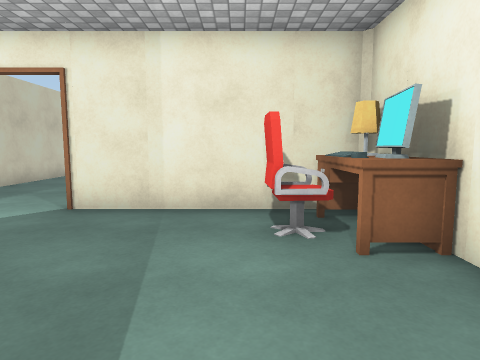
view 1 (above)

19 first-person views from a walk through a scene from a Unity 3-D project. The camera is 1.3 m above the floor, tilts 6° down and sees 75° across. The floor is counted in squares, 1 m on a side. Each view is taken from the middle of a square. On the plan, view 1 faces up. The plan holds only what a view shows up to about 14 squares ahead; the rest is blank. The place goes on beyond the plan. The player is left out. Some animated figures are left out. Surface patterns are stand-ins for the level's own textures.

view 2
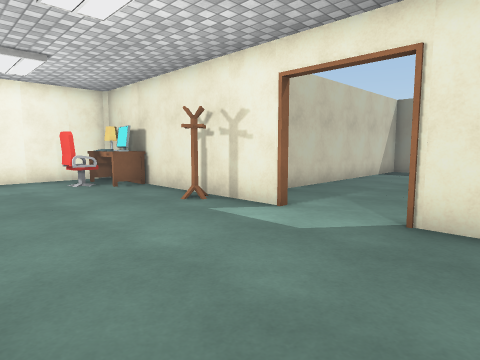

view 3
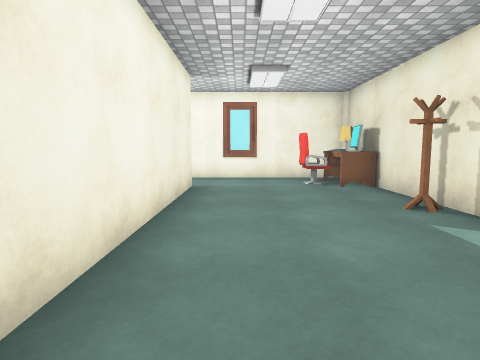

view 4
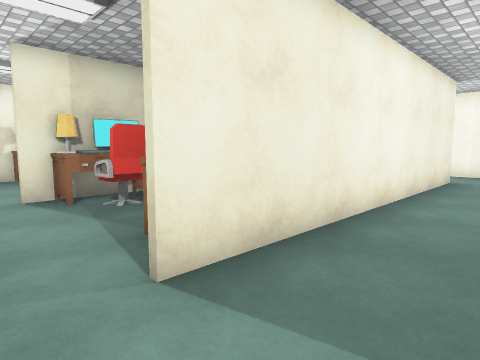

view 5
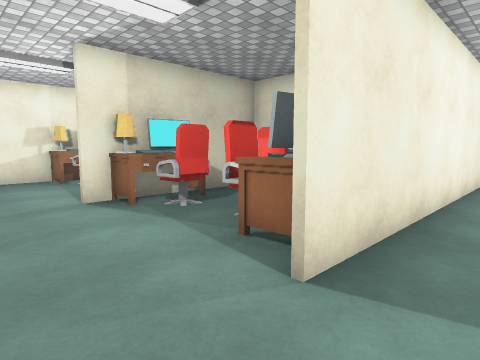

view 6
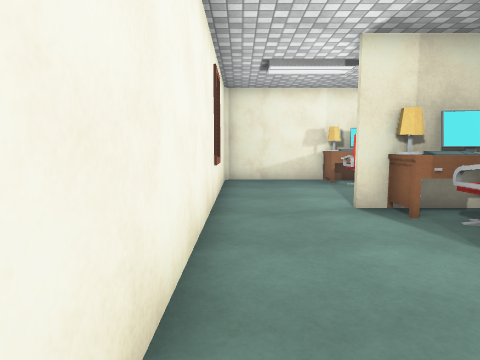

view 7
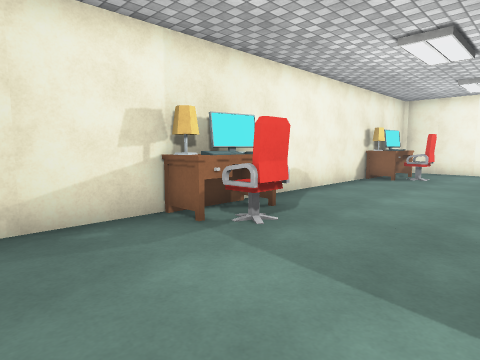

view 8
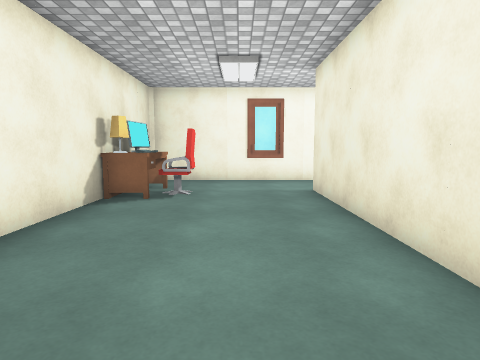

view 9
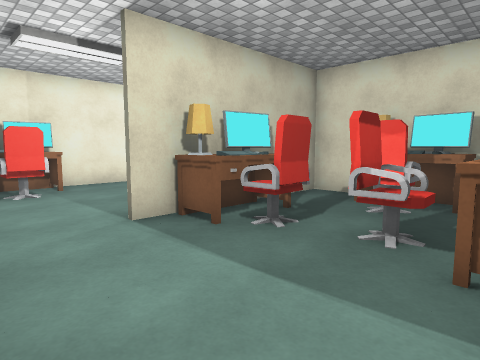

view 10
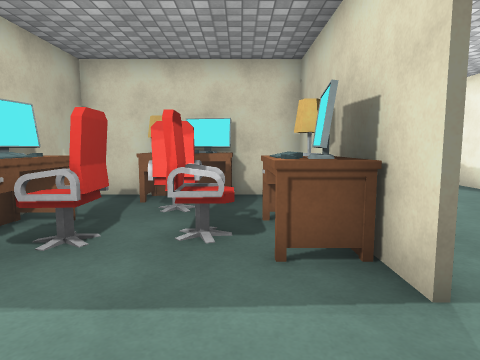

view 11
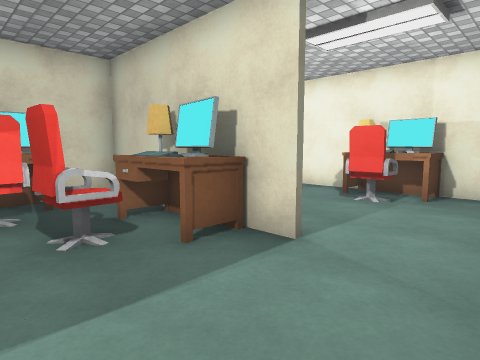

view 12
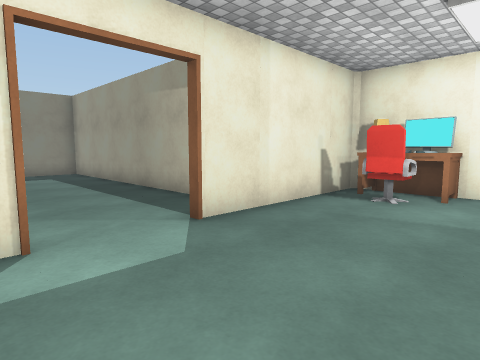

view 13
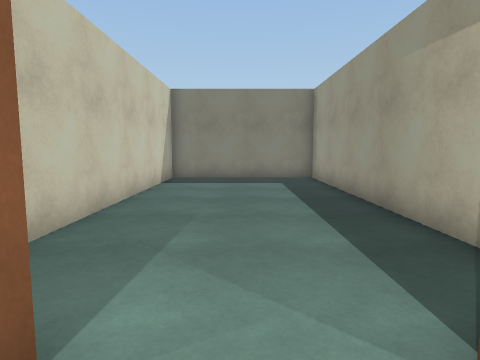

view 14
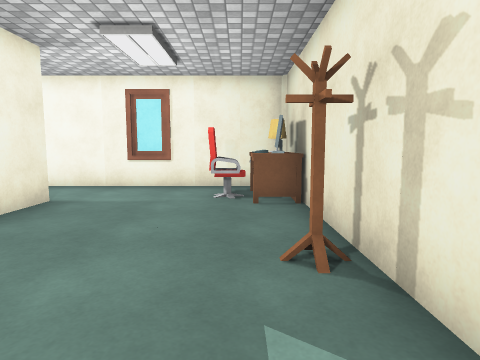

view 15
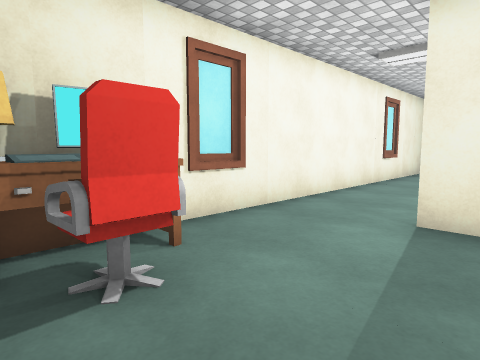

view 16
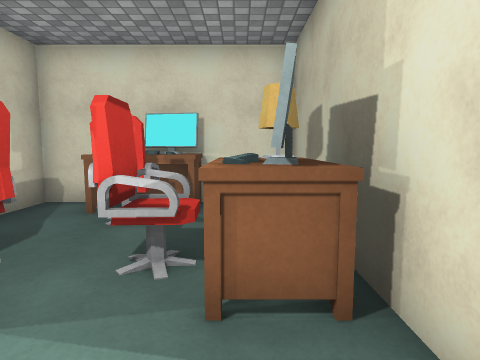

view 17
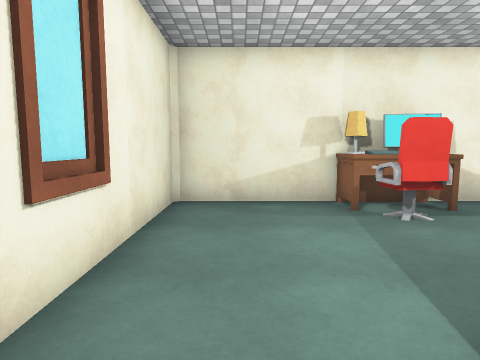

view 18
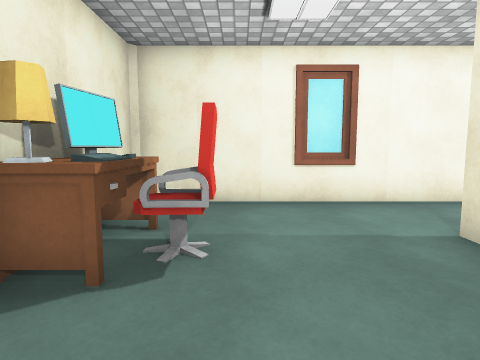

view 19
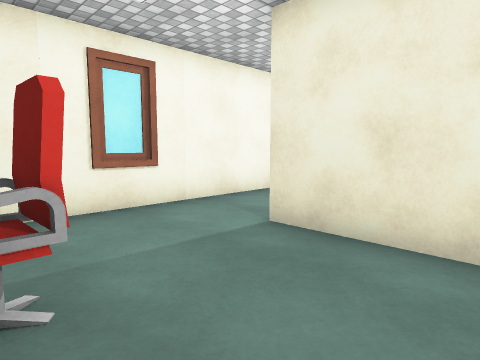

### Floor plan
Points are (right, up) in squares from view 1. A wall is a line through its corners. A room is listed if a view was taken in it or the views show most of it. See-through windows are left out.
Room 1 (views 1, 2, 3, 4, 5, 6, 7, 8, 9, 10, 11, 12, 13, 14, 15, 16, 17, 18, 19)
walls: (-7, 0.2) (-12.5, 0.2); (-10.6, -1) (-11.2, -1); (-6.1, 6.5) (-15.4, 6.5) (-15.4, -11.5) (2.6, -11.5) (2.6, 6.5) (-3.6, 6.5); (-12.5, 0.4) (-0.4, 0.4); (-5.8, -5.8) (-12.5, -5.8); (-2.5, -5.6) (-0.4, -5.6); (-1.9, 8.9) (-1.9, 18.3) (-7.9, 18.3) (-7.9, 9); (-12.5, -5.6) (-6.1, -5.6)
objects: desk (-14, 5) to (-13, 6); computer (-13, -11); desk (-13, -11) to (-11, -10); other object (-13, 4); other object (-13, 6); other object (-12, -11); other object (-12, -9); desk (-12, -1); computer (-12, 6); other object (-11, -5); chair (-11, -4) to (-10, -3); chair (-11, -2) to (-10, -2); desk (-10, -5) to (-9, -5); other object (-10, -1); chair (-9, -3) to (-8, -2); desk (-9, -1); rack (-9, 6); desk (-8, -4); computer (-7, -4); other object (-7, -3); desk (-7, -2); other object (-3, -11); desk (-3, -11) to (-1, -10); computer (-2, -11); other object (-2, -9); desk (1, 4) to (2, 6); other object (2, 4); computer (2, 5)
Room 2 (no view inside)
walls: (-6.2, 0.1) (-6.2, -1.5); (-6.1, -5.6) (-2.5, -5.6); (-0.5, 0.2) (-7, 0.2)
objects: other object (-6, -5) to (-1, -1)

Where each view was taken, in squares from view 1:
view 1: 0 up, 0 right, facing up
view 2: 1 up, 2 left, facing up-left
view 3: 2 up, 2 left, facing left
view 4: 3 up, 1 right, facing down-left
view 5: 2 up, 2 right, facing down-left
view 6: 1 up, 2 right, facing down
view 7: 6 down, 2 right, facing down-left
view 8: 8 down, 3 left, facing left
view 9: 5 down, 15 left, facing up-right
view 10: 4 down, 15 left, facing right
view 11: 2 down, 15 left, facing down-right
view 12: 2 up, 7 left, facing up-right
view 13: 5 up, 5 left, facing up
view 14: 5 up, 5 left, facing left
view 15: 6 up, 2 left, facing down-right
view 16: 1 down, 1 right, facing left
view 17: 4 down, 1 right, facing down
view 18: 9 down, 8 left, facing left
view 19: 10 down, 9 left, facing up-left
